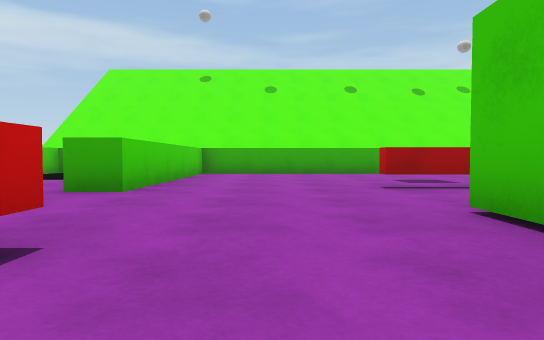
View 1 (above)

19 first-person views from a walk through a scene from a Unity 3-D project. The camera is 0.48 m above the floor, tilts 2° down and sees 75° across. The floor is counted in squares, 1 m on a side. Each view is taken from the middle of a square. On the plan, view 1 faces up. The plan holds only what a view shows up to about 9 squares ahead; the rest is blank. The place goes on beyond the plan. The player is left out. Surface patterns are stand-ins for the level's own textures.

View 2
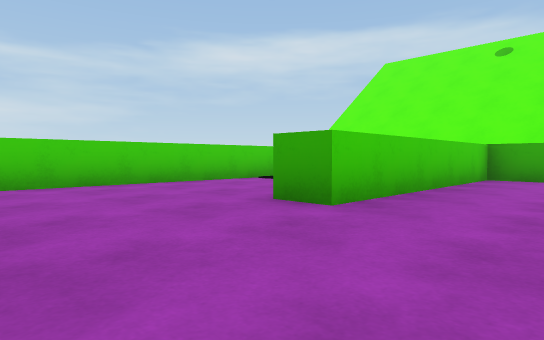

View 3
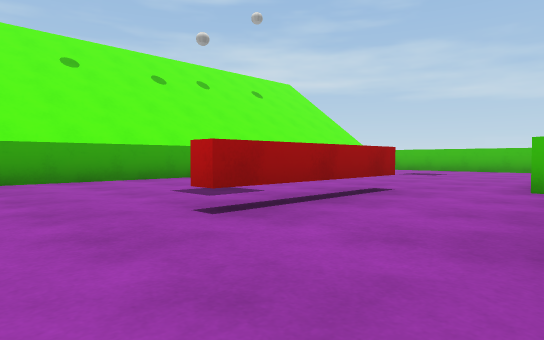

View 4
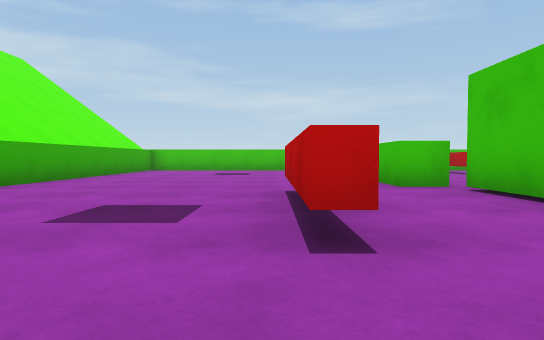

View 5
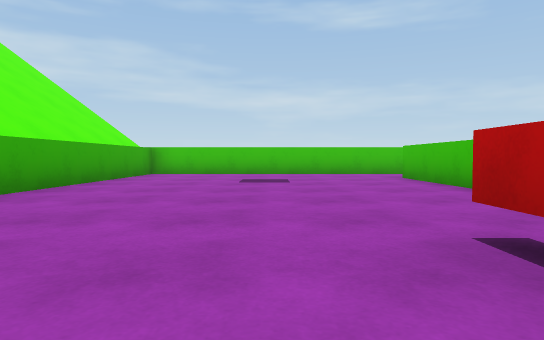

View 6
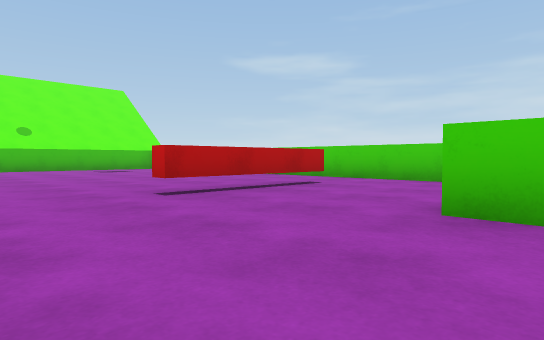

View 7
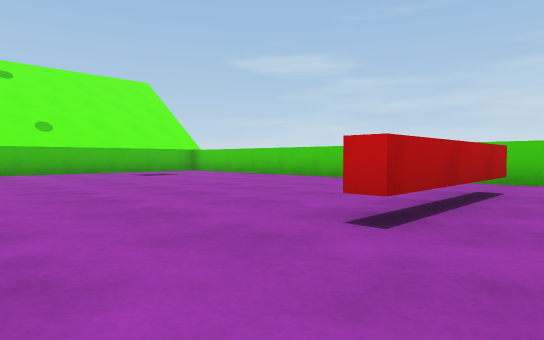

View 8
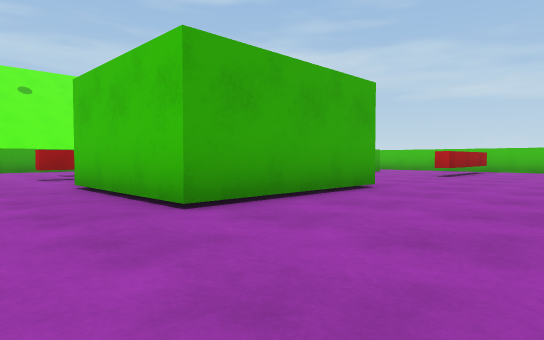

View 9
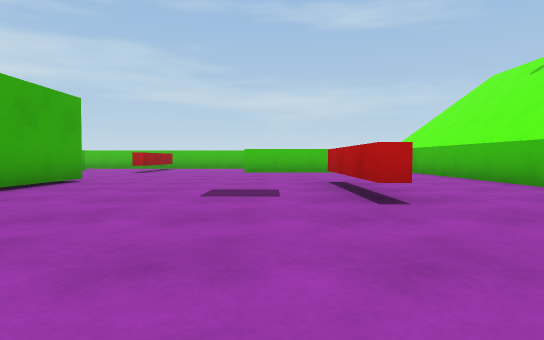

View 10
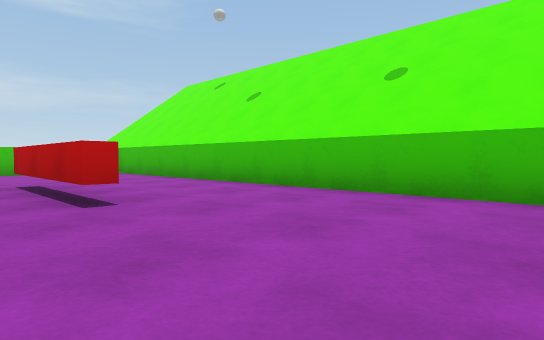

View 11
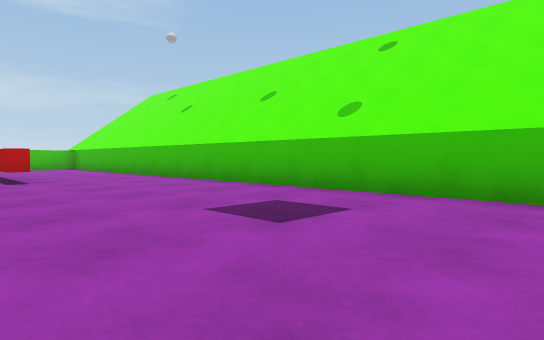

View 12
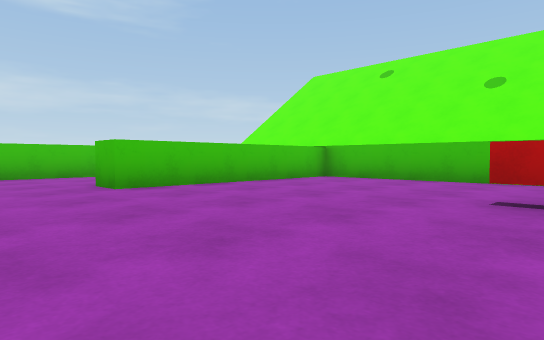

View 13
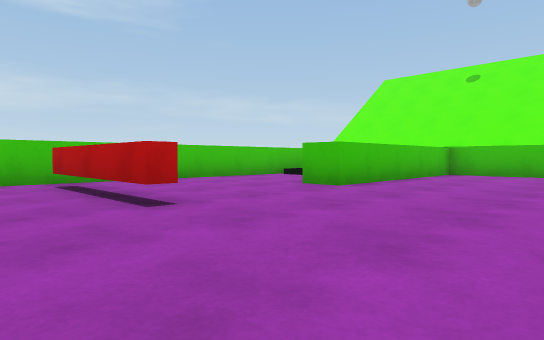

View 14
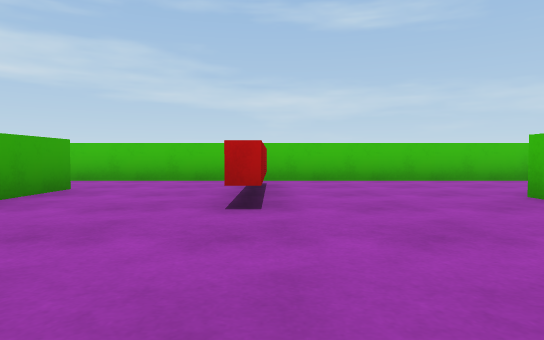

View 15
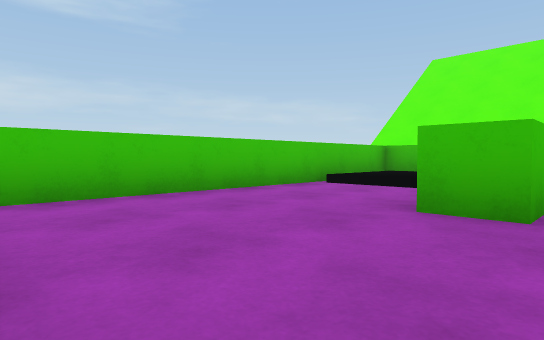

View 16
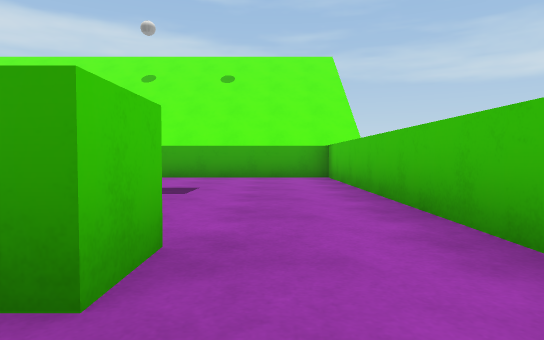

View 17
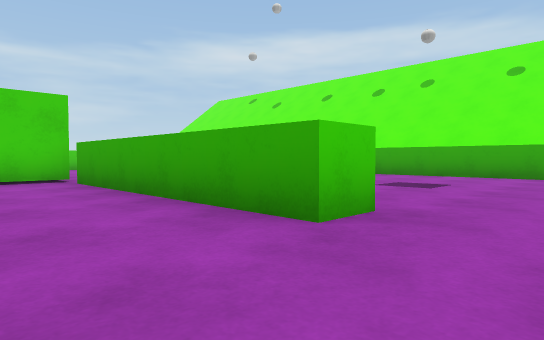

View 18
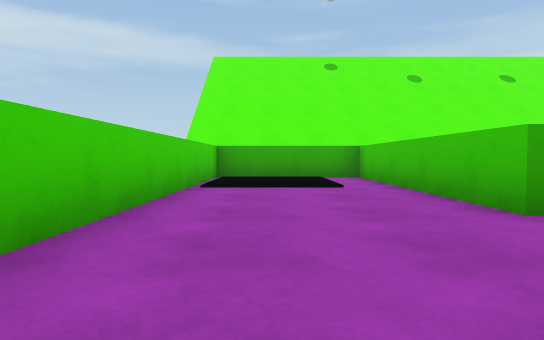

View 19
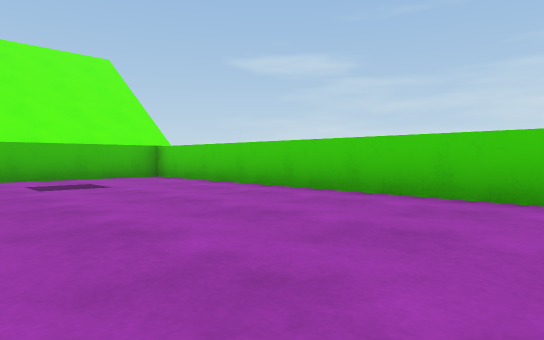

### Floor plan
Key: @ floor where view 1 was taken; # wall or solid block; . main floor; : floor 0.05 m higher than the main floor; ^ raised ledge.
Columns run from 7 left of view 1 to 14 right of it. Each row starts with its distance up from view 1.
 11 ######################
 10 #:::##. .............#
  9 #:::##...............#
  8 #:::##...............#
  7 #...##...............#
  6 #...##...^^^^........#
  5 #...##...............#
  4 #............######..#
  3 #........##########..#
  2 #..^^^...#  #........#
  1 #........#  #........#
  0 #......@.####....^^^.#
 -1 #....................#
 -2 #....................#
 -3 #....................#
 -4 #................#...#
 -5 #........^^^.....#...#
 -6 #................#^^^
 -7 #................# ^^
 -8 #................#  ^
 -9 ##################  #

Positions as (right, up) in squares from view 1, and headings:
1: (0, 0), facing up
2: (0, 2), facing up-left
3: (0, 3), facing up-right
4: (0, 6), facing right
5: (3, 7), facing right
6: (1, 6), facing down-left
7: (1, 3), facing down-left
8: (0, -3), facing up-right
9: (-2, -4), facing right
10: (-2, -4), facing down-right
11: (-6, -4), facing down-right
12: (4, -1), facing down-right
13: (6, 2), facing down-right
14: (6, 0), facing right
15: (9, 0), facing down-right
16: (12, 2), facing up
17: (13, 1), facing up-left
18: (-5, 2), facing up
19: (-2, 0), facing down-left
